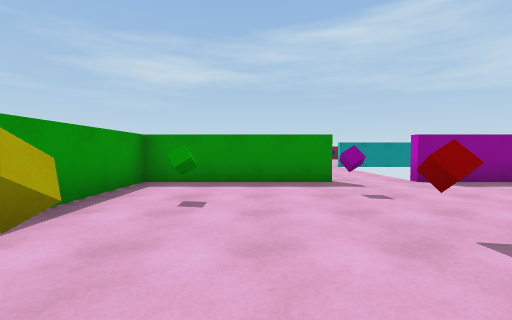
[1] (above)

16 first-person views from a walk through a 3-D level made in the Unity game engine. The camera is 1.3 m above the floor, tilts 2° down and sees 90° across. The floor is counted in squares, 2 m on a side. Each view is taken from the middle of a square. On the plan, view 1 faces up. The plan holds only what a view shows up to about 9 squares ahead; the rest is blank. The player character is not drawn.

[2]
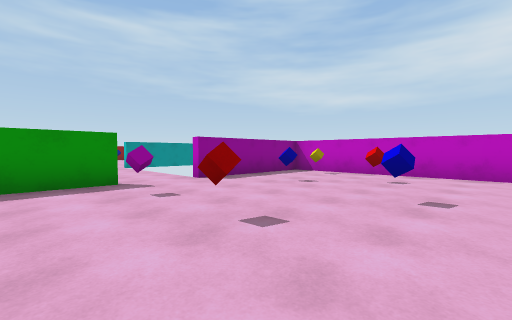

[3]
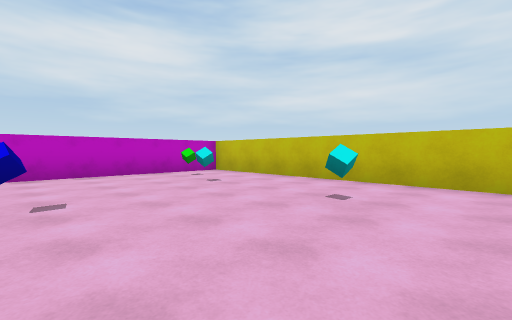

[4]
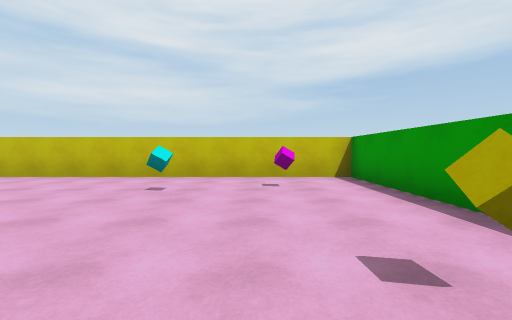

[5]
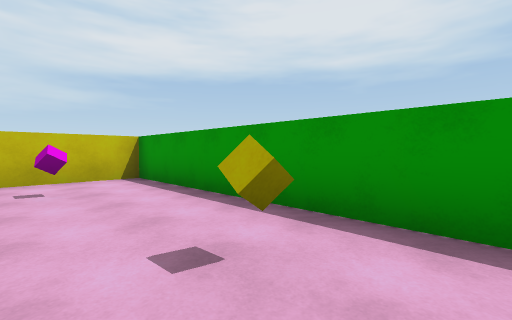

[6]
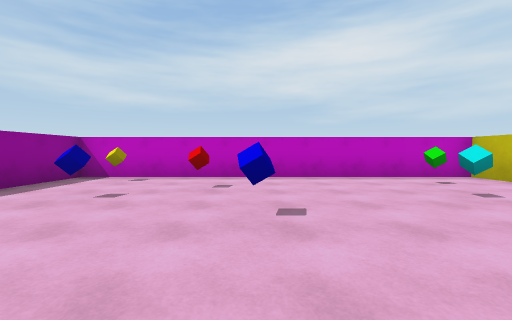

[7]
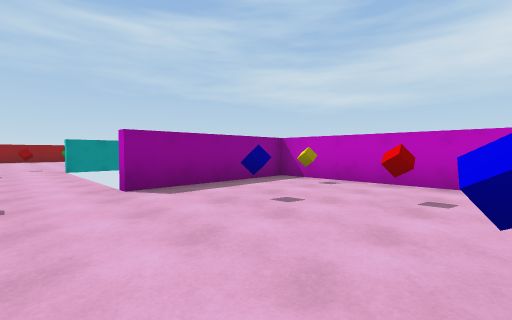

[8]
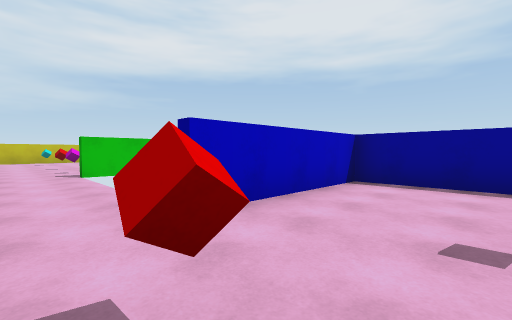

[9]
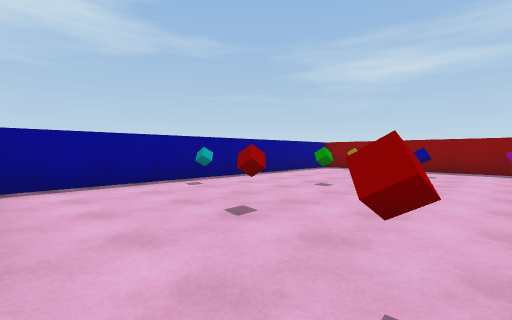

[10]
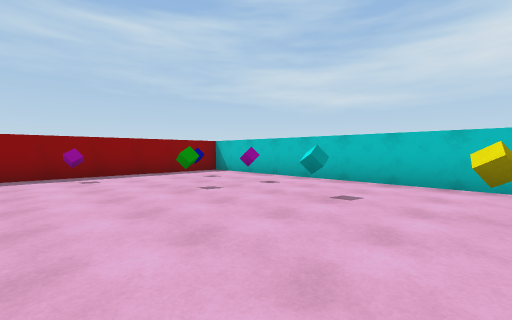

[11]
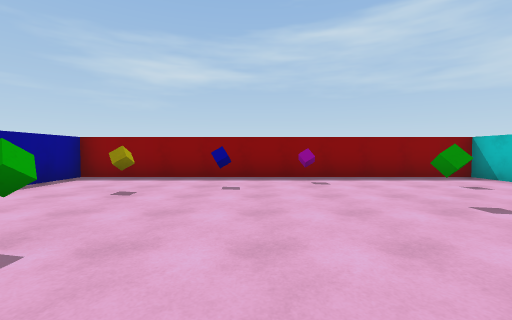

[12]
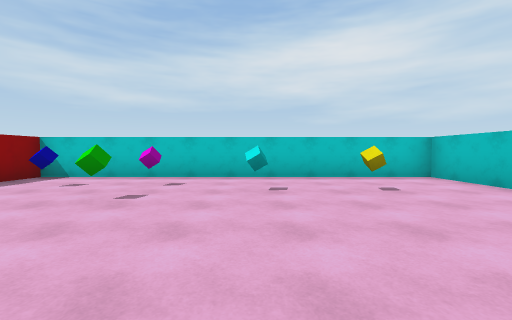

[13]
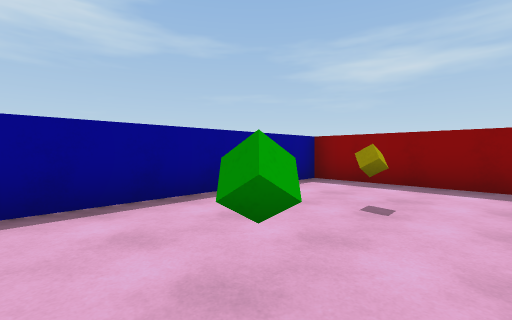

[14]
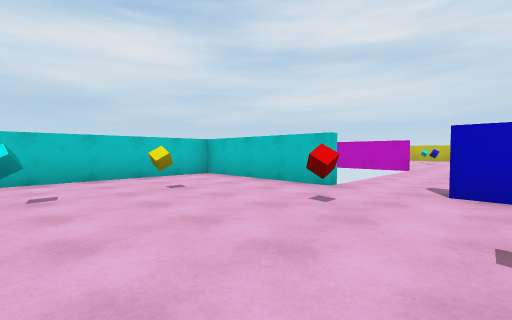

[15]
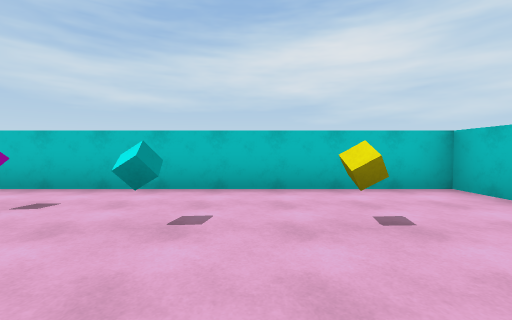

[16]
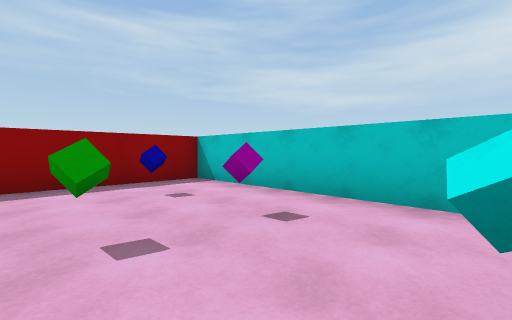

### Floor plan
Ten units are one square. View 1 is at (0, 0); x grows to the right and y downward. Boxes are objects, and circles mark ways between rooms. Rooms are numbered by the first view taken in them; rooms with no view inside come last. Other rooms are left out.
<svg viewBox="-30 -209 110 258">
<path fill="none" stroke="#000" d="M16 -54 -24 -54 -24 44 74 44 74 -54 34 -54M34 -106 74 -106 74 -204 -24 -204 -24 -106 16 -106M34 -56 44 -56"/>
<rect x="-15" y="-15" width="10" height="10" fill="#bbb"><title>other object</title></rect>
<rect x="-15" y="-45" width="10" height="10" fill="#bbb"><title>other object</title></rect>
<rect x="-5" y="25" width="10" height="10" fill="#bbb"><title>other object</title></rect>
<rect x="15" y="15" width="10" height="10" fill="#bbb"><title>other object</title></rect>
<rect x="15" y="-25" width="10" height="10" fill="#bbb"><title>other object</title></rect>
<rect x="15" y="-45" width="10" height="10" fill="#bbb"><title>other object</title></rect>
<rect x="35" y="-15" width="10" height="10" fill="#bbb"><title>other object</title></rect>
<rect x="45" y="15" width="10" height="10" fill="#bbb"><title>other object</title></rect>
<rect x="45" y="-35" width="10" height="10" fill="#bbb"><title>other object</title></rect>
<rect x="55" y="15" width="10" height="10" fill="#bbb"><title>other object</title></rect>
<rect x="55" y="-25" width="10" height="10" fill="#bbb"><title>other object</title></rect>
<rect x="65" y="-45" width="10" height="10" fill="#bbb"><title>other object</title></rect>
<rect x="-25" y="-145" width="10" height="10" fill="#bbb"><title>other object</title></rect>
<rect x="-5" y="-165" width="10" height="10" fill="#bbb"><title>other object</title></rect>
<rect x="-5" y="-185" width="10" height="10" fill="#bbb"><title>other object</title></rect>
<rect x="5" y="-135" width="10" height="10" fill="#bbb"><title>other object</title></rect>
<rect x="5" y="-195" width="10" height="10" fill="#bbb"><title>other object</title></rect>
<rect x="25" y="-125" width="10" height="10" fill="#bbb"><title>other object</title></rect>
<rect x="25" y="-195" width="10" height="10" fill="#bbb"><title>other object</title></rect>
<rect x="35" y="-175" width="10" height="10" fill="#bbb"><title>other object</title></rect>
<rect x="45" y="-135" width="10" height="10" fill="#bbb"><title>other object</title></rect>
<rect x="45" y="-155" width="10" height="10" fill="#bbb"><title>other object</title></rect>
<rect x="55" y="-175" width="10" height="10" fill="#bbb"><title>other object</title></rect>
<rect x="55" y="-195" width="10" height="10" fill="#bbb"><title>other object</title></rect>
<circle cx="25" cy="-60" r="3" fill="#2a7"/>
<text x="20" y="-10">1</text>
<text x="20" y="-150">2</text>
</svg>
Room 1 opens to room 2.

Where each view was taken, in squares from view 1:
view 1: 0 up, 0 right, facing up
view 2: 0 up, 0 right, facing up-right
view 3: 1 up, 0 right, facing down-right
view 4: 2 up, 0 right, facing down
view 5: 2 up, 0 right, facing down-left
view 6: 1 up, 1 right, facing right
view 7: 1 up, 2 right, facing up-right
view 8: 13 up, 3 right, facing down-left
view 9: 11 up, 3 right, facing up-left
view 10: 13 up, 2 right, facing up-right
view 11: 14 up, 2 right, facing up
view 12: 15 up, 1 right, facing right
view 13: 15 up, 1 right, facing up-left
view 14: 15 up, 1 right, facing down-right
view 15: 14 up, 3 right, facing right
view 16: 15 up, 4 right, facing up-right
